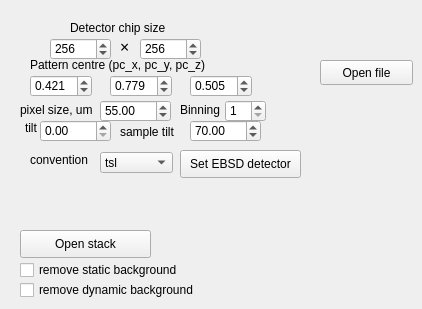
       <widget class="QWidget" name="tab_3">
        <attribute name="title">
         <string>EBSD</string>
        </attribute>
        <widget class="QPushButton" name="pushButton_set_EBSD_detector">
         <property name="geometry">
          <rect>
           <x>180</x>
           <y>150</y>
           <width>121</width>
           <height>28</height>
          </rect>
         </property>
         <property name="text">
          <string>Set EBSD detector</string>
         </property>
        </widget>
        <widget class="QSpinBox" name="spinBox_chip_pixels_x">
         <property name="geometry">
          <rect>
           <x>50</x>
           <y>38</y>
           <width>61</width>
           <height>22</height>
          </rect>
         </property>
         <property name="maximum">
          <number>5000</number>
         </property>
         <property name="value">
          <number>256</number>
         </property>
        </widget>
        <widget class="QDoubleSpinBox" name="doubleSpinBox_pc_x">
         <property name="geometry">
          <rect>
           <x>30</x>
           <y>75</y>
           <width>62</width>
           <height>22</height>
          </rect>
         </property>
         <property name="decimals">
          <number>3</number>
         </property>
         <property name="value">
          <double>0.421000000000000</double>
         </property>
        </widget>
        <widget class="QDoubleSpinBox" name="doubleSpinBox_sample_tilt">
         <property name="geometry">
          <rect>
           <x>190</x>
           <y>120</y>
           <width>71</width>
           <height>22</height>
          </rect>
         </property>
         <property name="value">
          <double>70.000000000000000</double>
         </property>
        </widget>
        <widget class="QLabel" name="label_46">
         <property name="geometry">
          <rect>
           <x>25</x>
           <y>120</y>
           <width>41</width>
           <height>16</height>
          </rect>
         </property>
         <property name="text">
          <string>tilt</string>
         </property>
        </widget>
        <widget class="QDoubleSpinBox" name="doubleSpinBox_pc_y">
         <property name="geometry">
          <rect>
           <x>110</x>
           <y>75</y>
           <width>62</width>
           <height>22</height>
          </rect>
         </property>
         <property name="decimals">
          <number>3</number>
         </property>
         <property name="value">
          <double>0.779000000000000</double>
         </property>
        </widget>
        <widget class="QLabel" name="label_43">
         <property name="geometry">
          <rect>
           <x>30</x>
           <y>55</y>
           <width>201</width>
           <height>20</height>
          </rect>
         </property>
         <property name="text">
          <string>Pattern centre (pc_x, pc_y, pc_z)</string>
         </property>
        </widget>
        <widget class="QLabel" name="label_48">
         <property name="geometry">
          <rect>
           <x>30</x>
           <y>152</y>
           <width>71</width>
           <height>16</height>
          </rect>
         </property>
         <property name="text">
          <string>convention</string>
         </property>
        </widget>
        <widget class="QLabel" name="label_42">
         <property name="geometry">
          <rect>
           <x>70</x>
           <y>20</y>
           <width>111</width>
           <height>16</height>
          </rect>
         </property>
         <property name="text">
          <string>Detector chip size</string>
         </property>
        </widget>
        <widget class="QSpinBox" name="spinBox_chip_pixels_y">
         <property name="geometry">
          <rect>
           <x>140</x>
           <y>38</y>
           <width>61</width>
           <height>22</height>
          </rect>
         </property>
         <property name="maximum">
          <number>5000</number>
         </property>
         <property name="value">
          <number>256</number>
         </property>
        </widget>
        <widget class="QDoubleSpinBox" name="doubleSpinBox_detector_pixel_size">
         <property name="geometry">
          <rect>
           <x>100</x>
           <y>100</y>
           <width>71</width>
           <height>22</height>
          </rect>
         </property>
         <property name="value">
          <double>55.000000000000000</double>
         </property>
        </widget>
        <widget class="QDoubleSpinBox" name="doubleSpinBox_pc_z">
         <property name="geometry">
          <rect>
           <x>190</x>
           <y>75</y>
           <width>62</width>
           <height>22</height>
          </rect>
         </property>
         <property name="decimals">
          <number>3</number>
         </property>
         <property name="value">
          <double>0.505000000000000</double>
         </property>
        </widget>
        <widget class="QDoubleSpinBox" name="doubleSpinBox_detector_tilt">
         <property name="geometry">
          <rect>
           <x>40</x>
           <y>120</y>
           <width>71</width>
           <height>22</height>
          </rect>
         </property>
         <property name="value">
          <double>0.000000000000000</double>
         </property>
        </widget>
        <widget class="QLabel" name="label_44">
         <property name="geometry">
          <rect>
           <x>180</x>
           <y>102</y>
           <width>51</width>
           <height>16</height>
          </rect>
         </property>
         <property name="text">
          <string>Binning</string>
         </property>
        </widget>
        <widget class="QLabel" name="label_41">
         <property name="geometry">
          <rect>
           <x>120</x>
           <y>38</y>
           <width>20</width>
           <height>16</height>
          </rect>
         </property>
         <property name="font">
          <font>
           <family>Arial Black</family>
           <pointsize>12</pointsize>
          </font>
         </property>
         <property name="text">
          <string>×</string>
         </property>
        </widget>
        <widget class="QLabel" name="label_47">
         <property name="geometry">
          <rect>
           <x>120</x>
           <y>124</y>
           <width>71</width>
           <height>16</height>
          </rect>
         </property>
         <property name="text">
          <string>sample tilt</string>
         </property>
        </widget>
        <widget class="QLabel" name="label_45">
         <property name="geometry">
          <rect>
           <x>20</x>
           <y>102</y>
           <width>81</width>
           <height>16</height>
          </rect>
         </property>
         <property name="text">
          <string>pixel size, um</string>
         </property>
        </widget>
        <widget class="QSpinBox" name="spinBox_binning">
         <property name="geometry">
          <rect>
           <x>225</x>
           <y>100</y>
           <width>41</width>
           <height>22</height>
          </rect>
         </property>
         <property name="minimum">
          <number>1</number>
         </property>
         <property name="maximum">
          <number>100000</number>
         </property>
         <property name="value">
          <number>1</number>
         </property>
        </widget>
        <widget class="QComboBox" name="comboBox_convention">
         <property name="geometry">
          <rect>
           <x>100</x>
           <y>152</y>
           <width>73</width>
           <height>21</height>
          </rect>
         </property>
         <item>
          <property name="text">
           <string>tsl</string>
          </property>
         </item>
         <item>
          <property name="text">
           <string>bruker</string>
          </property>
         </item>
        </widget>
        <widget class="QCheckBox" name="checkBox_remove_dynamic_background">
         <property name="geometry">
          <rect>
           <x>20</x>
           <y>280</y>
           <width>191</width>
           <height>20</height>
          </rect>
         </property>
         <property name="text">
          <string>remove dynamic background</string>
         </property>
        </widget>
        <widget class="QPushButton" name="pushButton_open_stack">
         <property name="geometry">
          <rect>
           <x>20</x>
           <y>230</y>
           <width>131</width>
           <height>28</height>
          </rect>
         </property>
         <property name="text">
          <string>Open stack</string>
         </property>
        </widget>
        <widget class="QCheckBox" name="checkBox_remove_static_background">
         <property name="geometry">
          <rect>
           <x>20</x>
           <y>260</y>
           <width>181</width>
           <height>20</height>
          </rect>
         </property>
         <property name="text">
          <string>remove static background</string>
         </property>
        </widget>
        <widget class="QPushButton" name="pushButton_open_file">
         <property name="geometry">
          <rect>
           <x>320</x>
           <y>60</y>
           <width>93</width>
           <height>25</height>
          </rect>
         </property>
         <property name="text">
          <string>Open file</string>
         </property>
        </widget>
       </widget>
